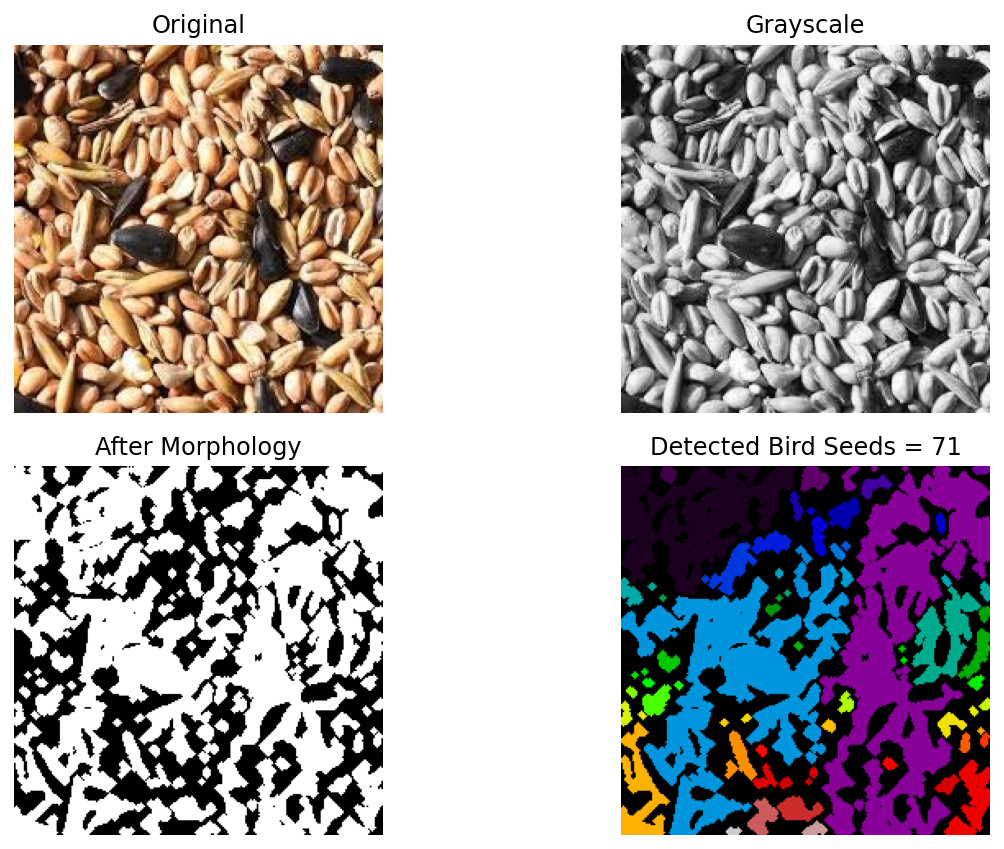

Write Python code to recreate this figure.
from PIL import Image
import matplotlib.pyplot as plt
import numpy as np
from scipy import ndimage

# Load image
image_path = r"C:\Users\User\Documents\FIK SEM 3 2025-2026\Digital Image\Final Project\bird seed.jpeg"
img = Image.open(image_path)

# Grayscale
gray = img.convert("L")
gray_np = np.array(gray)

# Thresholding (manual)
binary = gray_np > 128
binary = np.invert(binary)

# Morphological operations
binary = ndimage.binary_erosion(binary, iterations=1)
binary = ndimage.binary_dilation(binary, iterations=2)

# Connected component labeling
labels, count = ndimage.label(binary)

print("Number of rice grains detected:", count)

# Display
plt.figure(figsize=(10,6))

plt.subplot(2,2,1)
plt.imshow(img)
plt.title("Original")
plt.axis("off")

plt.subplot(2,2,2)
plt.imshow(gray_np, cmap="gray")
plt.title("Grayscale")
plt.axis("off")

plt.subplot(2,2,3)
plt.imshow(binary, cmap="gray")
plt.title("After Morphology")
plt.axis("off")

plt.subplot(2,2,4)
plt.imshow(labels, cmap="nipy_spectral")
plt.title(f"Detected Bird Seeds = {count}")
plt.axis("off")

plt.tight_layout()
plt.show()
